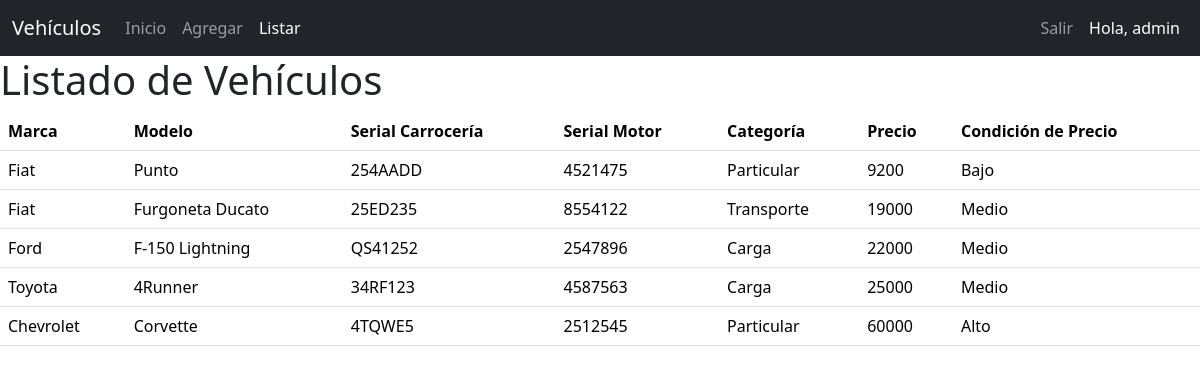
Screenshot of /vehiculo/listar (signed in) with the database file from the repository.
### vehiculo/models.py (models this page shows, shortened)
class Vehiculo(models.Model):
    modelos = (
        ('Fiat', 'Fiat'),
        ('Chevrolet', 'Chevrolet'),
        ('Ford', 'Ford'),
        ('Toyota', 'Toyota')
    )
    categorias = (
        ('Particular', 'Particular'),
        ('Transporte', 'Transporte'),
        ('Carga', 'Carga')
    )
    marca = models.CharField(max_length=20, choices=modelos, default='Ford')
    modelo = models.CharField(max_length=100)
    serial_carroceria = models.CharField(max_length=50)
    serial_motor = models.CharField(max_length=50)
    categoria = models.CharField(max_length=20, choices=categorias, default='Particular')
    precio = models.IntegerField()
    fecha_creacion = models.DateTimeField(auto_now_add=True)
    fecha_modificacion = models.DateTimeField(auto_now=True)
    class Meta:
        permissions = (
            ('visualizar_catalogo', 'Puede visualizar'),
        )

### vehiculo/views.py (the view)
# urls.py: path("vehiculo/listar", views.listar_vehiculos, name="listar_vehiculos"),
@login_required
def listar_vehiculos(request):
    lista_vehiculos = Vehiculo.objects.all()
    ctx = {
        'vehiculos' : lista_vehiculos
    }
    return render(request, 'vehiculo/listar.html', ctx)

### templates/vehiculo/listar.html (shortened to what this page needs)
{% extends 'base.html' %}
{% block body %}
    <h1>Listado de Vehículos</h1>
    <table class="table">
        <thead>
            <tr>
                <th scope="col">Marca</th>
                <th scope="col">Modelo</th>
                <th scope="col">Serial Carrocería</th>
                <th scope="col">Serial Motor</th>
                <th scope="col">Categoría</th>
                <th scope="col">Precio</th>
                <th scope="col">Condición de Precio</th>
            </tr>
        </thead>
        <tbody>
            {% for vehiculo in vehiculos %}
                <tr>
                    <td>{{ vehiculo.marca }}</td>
                    <td>{{ vehiculo.modelo }}</td>
                    <td>{{ vehiculo.serial_carroceria }}</td>
                    <td>{{ vehiculo.serial_motor }}</td>
                    <td>{{ vehiculo.categoria }}</td>
                    <td>{{ vehiculo.precio }}</td>
                    {% if vehiculo.precio <= 10000 %}
                        <td>Bajo</td>
                    {% elif vehiculo.precio <= 30000 %}
                        <td>Medio</td>
                    {% else %}
                        <td>Alto</td>
                    {% endif %}
                </tr>
            {% endfor %}
        </tbody>
      </table>
{% endblock body %}

### templates/base.html (shortened to what this page needs)
{% load bootstrap5 %}
{% bootstrap_css %}
{% load crispy_forms_tags %}
<!DOCTYPE html>
<html lang="es">
<head>
</head>
<body>
    {% include 'vehiculo/menu.html' %}
    {% block body %}{% endblock body %}
</body>
</html>

### templates/vehiculo/menu.html (shortened to what this page needs)
<nav class="navbar navbar-expand-md navbar-dark bg-dark">
    <div class="container-fluid">
      <a class="navbar-brand" href="{% url 'index' %}">Vehículos</a>
      <div class="collapse navbar-collapse" id="navbarNav">
        <ul class="navbar-nav">
          <li class="nav-item">
            <a class="nav-link {% if request.resolver_match.url_name == 'index' %}active{% endif %}" {% if request.resolver_match.url_name == 'index' %}aria-current="page"{% endif %} href="{% url 'index' %}">Inicio</a>
          </li>
          {% if perms.vehiculo.add_vehiculo %}
            <li class="nav-item">
              <a class="nav-link "  href="{% url 'agregar_vehiculo' %}">Agregar</a>
            </li>
          {% endif %}
          {% if perms.vehiculo.visualizar_catalogo %}
            <li class="nav-item">
              <a class="nav-link {% if request.resolver_match.url_name == 'listar_vehiculos' %}active{% endif %}" {% if request.resolver_match.url_name == 'listar_vehiculos' %}aria-current="page"{% endif %} href="{% url 'listar_vehiculos' %}">Listar</a>
            </li>
          {% endif %}
        </ul>
        <ul class="navbar-nav ms-auto">
          {% if user.is_authenticated %}
            <li><a class="nav-link" href="{% url 'logout' %}">Salir</a></li>
            <li><span class="nav-link text-white">Hola, {{ user.username }}</span></li>
          {% else %}
            <li><a class="nav-link" href="{% url 'login' %}">Login</a></li>
            <li><a class="nav-link" href="{% url 'registro_usuario' %}">Registrarse</a></li>
          {% endif %}
        </ul>
      </div>
    </div>
  </nav>

### rows the page displays
Vehiculo: marca "Fiat", modelo "Punto", serial_carroceria "254AADD", serial_motor "4521475", categoria "Particular", precio "9200", shows "Bajo"
Vehiculo: marca "Fiat", modelo "Furgoneta Ducato", serial_carroceria "25ED235", serial_motor "8554122", categoria "Transporte", precio "19000", shows "Medio"
Vehiculo: marca "Ford", modelo "F-150 Lightning", serial_carroceria "QS41252", serial_motor "2547896", categoria "Carga", precio "22000", shows "Medio"
Vehiculo: marca "Toyota", modelo "4Runner", serial_carroceria "34RF123", serial_motor "4587563", categoria "Carga", precio "25000", shows "Medio"
Vehiculo: marca "Chevrolet", modelo "Corvette", serial_carroceria "4TQWE5", serial_motor "2512545", categoria "Particular", precio "60000", shows "Alto"

### other values shown
{{ user.username }} "admin"
